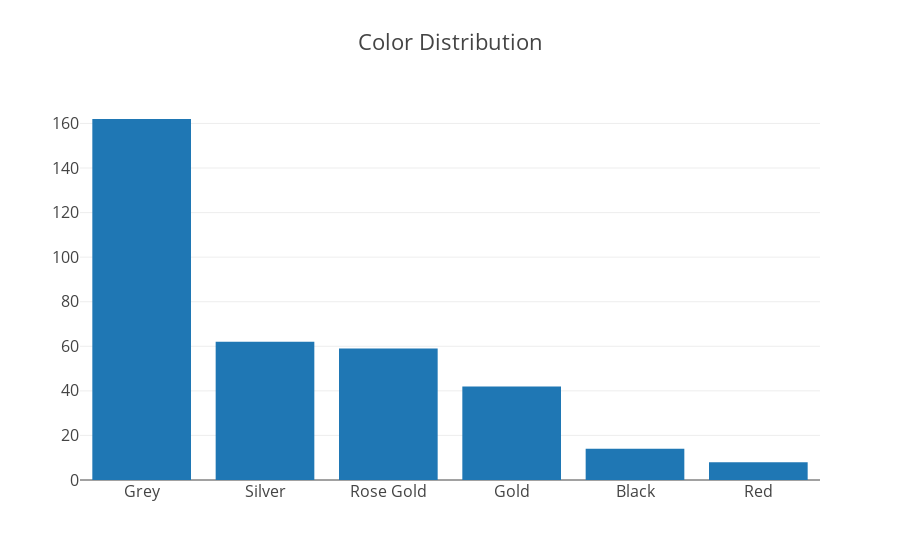

Source (notebook cell):
### Code cell
data_color = [go.Bar(
            x=list(colors.index),
            y=list(colors)
    )]

iplot({'data':data_color, 'layout':{'title': 'Color Distribution',
                          'font': dict(size=16)}}, filename='basic-bar')

### Figure 1 — Plotly figure (JSON) as saved in the notebook; plotly's stock layout.template omitted (floating-point values rounded to 4 significant figures)
{"data": [{"type": "bar", "uid": "a2733c1e-ccc4-11e8-a22a-6a000073fc60", "x": ["Grey", "Silver", "Rose Gold", "Gold", "Black", "Red"], "y": [162, 62, 59, 42, 14, 8]}], "layout": {"font": {"size": 16}, "title": "Color Distribution"}}
